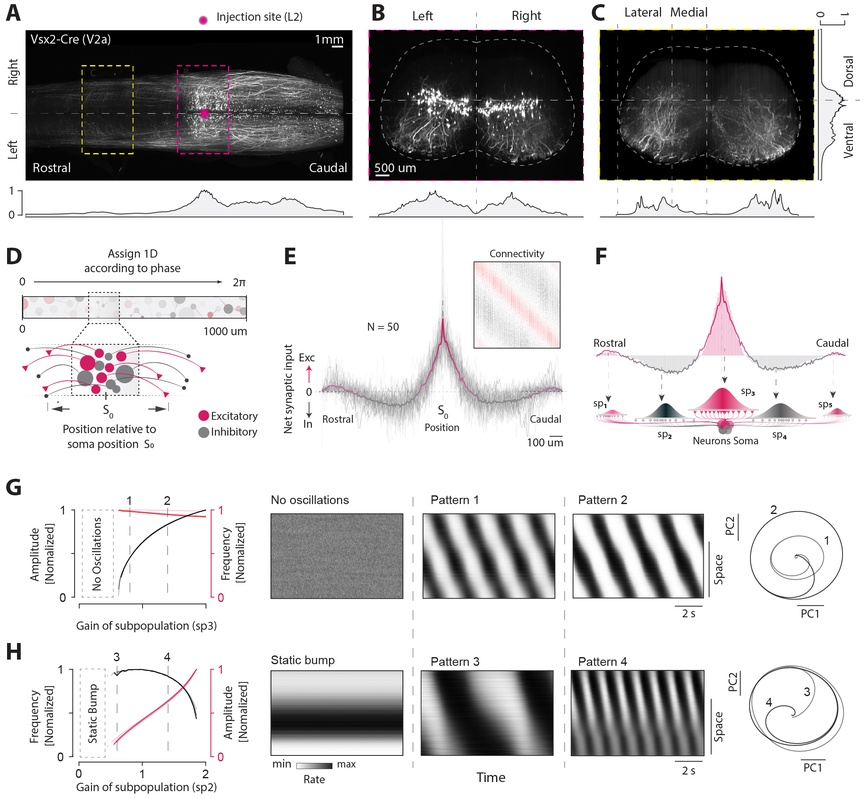
#> input picture komi_full_reproduction/figures/published_figures/published_figure1.jpeg, 867 x 799 px, shrunk from 2092 x 1926 before the run
$ python build_figure1_composite.py
#> lines starting #> are read from the running program, lines starting #| are printed output that depends on the picture
#!/usr/bin/env python3
"""
build_figure1_composite.py
Assembles Figure1.png composite preserving the published visual layout,
with an honest, subtle status footer:
- Panels 1A-1C: PUBLISHED REFERENCE (External microscopy, Hayashi et al., 2018)
- Panels 1D-1F: CONCEPTUAL SCHEMATICS (5-Lobe Kernel Organization)
- Panels 1G-1H: REFERENCE ONLY / AUTHOR CODE UNAVAILABLE (1D continuum model unreleased in BergLab/SpinalProjectome)
"""

import os
from PIL import Image, ImageDraw, ImageFont

def build_figure1():
    script_dir = os.path.dirname(os.path.abspath(__file__))
    root_dir = os.path.abspath(os.path.join(script_dir, '..'))
    pub_path = os.path.join(root_dir, 'figures', 'published_figures', 'published_figure1.jpeg')
    out_dir = os.path.join(root_dir, 'figures', 'main_figures')
    os.makedirs(out_dir, exist_ok=True)
    out_path = os.path.join(out_dir, 'Figure1.png')

    if not os.path.exists(pub_path):
        raise FileNotFoundError(f"Published reference missing: {pub_path}")

    pub_img = Image.open(pub_path)
#> pub_img is the input picture: PIL image 867x799 RGB; mean R, G, B 199.2, 198.2, 198.5
    w, h = pub_img.size
#> w = 867; h = 799

    # Subtle footer bar (36 px) preserving original paper layout
    footer_h = 36
    canvas = Image.new('RGB', (w, h + footer_h), color=(255, 255, 255))
#> canvas: PIL image 867x835 RGB; every value is 255
    canvas.paste(pub_img, (0, 0))
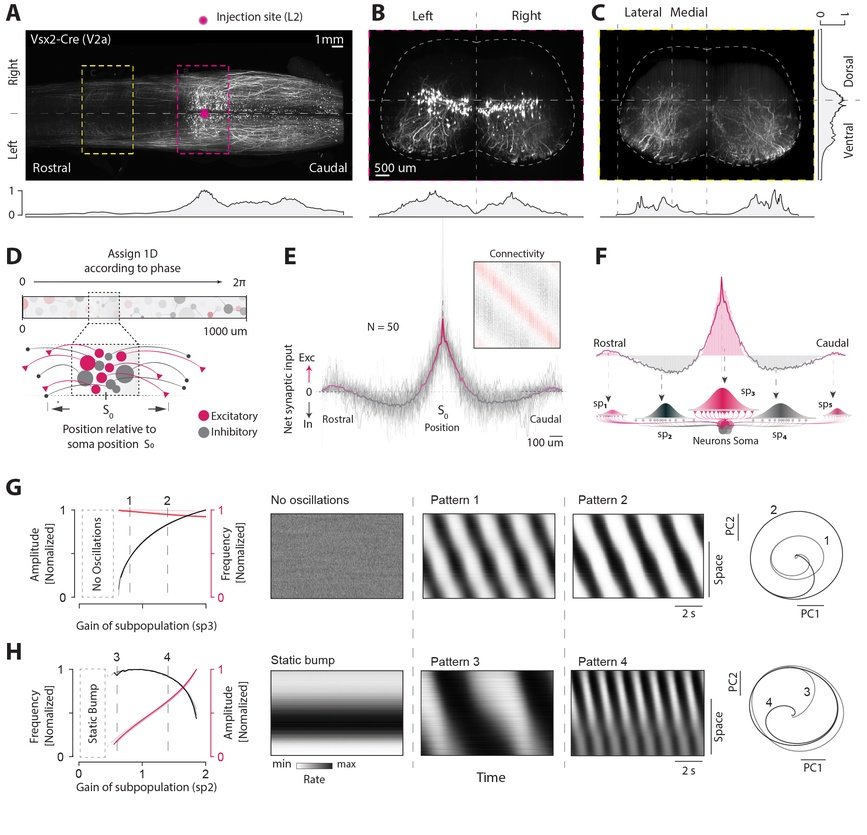
#> canvas: PIL image 867x835 RGB; mean R, G, B 201.6, 200.6, 200.9

    draw = ImageDraw.Draw(canvas)
    # Thin divider line
    draw.line([(0, h), (w, h)], fill='#CBD5E0', width=1)
    # Subtle footer background
    draw.rectangle([(0, h + 1), (w, h + footer_h)], fill='#F7FAFC')

    try:
        font_footer = ImageFont.truetype('arial.ttf', 16)
    except Exception:
        font_footer = ImageFont.load_default()

    footer_text = (
        "Figure 1 Provenance: 1A-1C: External Reference (Hayashi et al., 2018) | "
        "1D-1F: Conceptual Schematics | 1G-1H: Reference Only (1D Rate Model Unreleased in BergLab/SpinalProjectome)"
    )
    draw.text((20, h + 8), footer_text, fill='#4A5568', font=font_footer)

    canvas.save(out_path, quality=95)
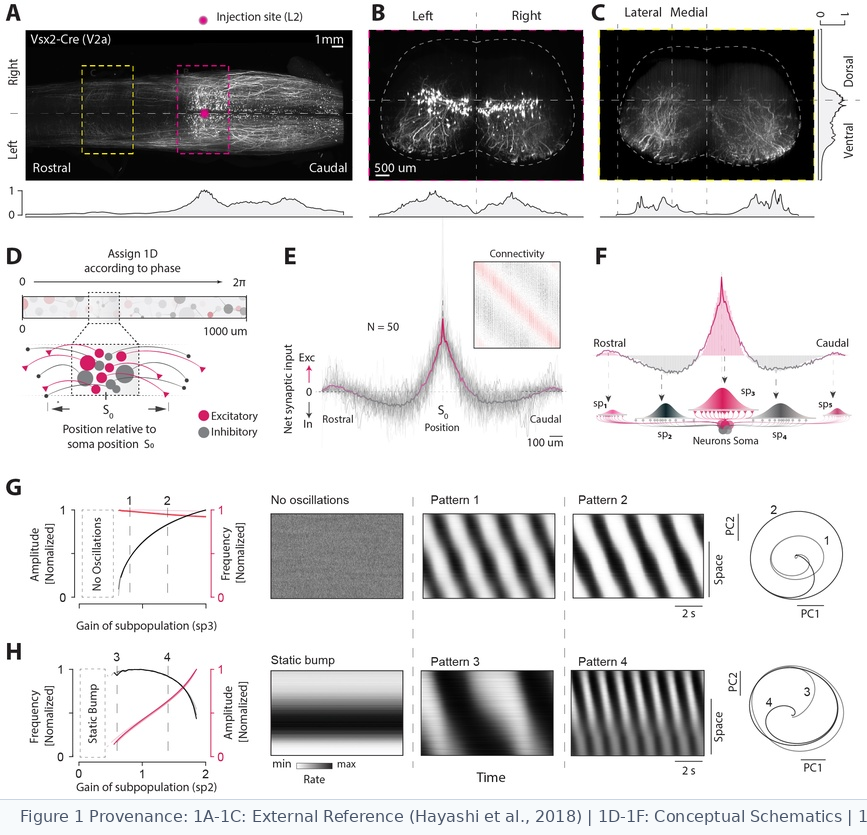
#> saved as Figure1.png: PIL image 867x835 RGB; mean R, G, B 200.7, 199.8, 200.3
    print(f"Successfully generated Figure 1 composite: {out_path} (Size: {canvas.size})")
#| Successfully generated Figure 1 composite: komi_full_reproduction/figures/main_figures/Figure1.png (Size: (867, 835))
    return out_path

if __name__ == '__main__':
    build_figure1()

$ run again, with komi_full_reproduction/figures/published_figures/published_figure2.jpeg copied over komi_full_reproduction/figures/published_figures/published_figure1.jpeg
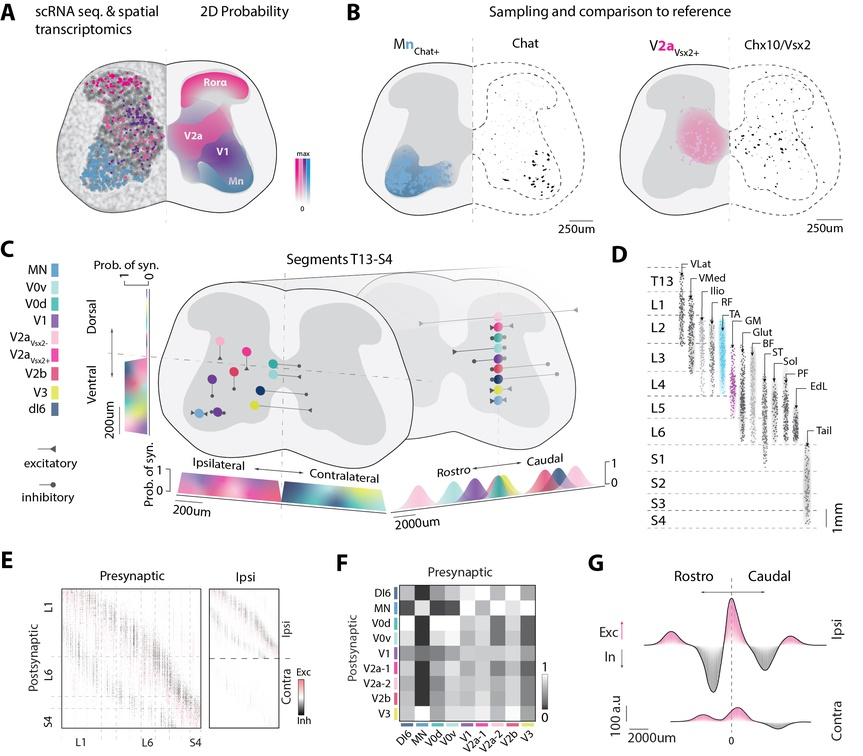
#> input picture komi_full_reproduction/figures/published_figures/published_figure2.jpeg, 863 x 756 px, shrunk from 2082 x 1823 before the run
#> in build_figure1, pub_img is the input picture: PIL image 863x756 RGB; mean R, G, B 237.8, 236.7, 238.4
#> in build_figure1, `canvas.paste(pub_img, (0, 0))`:
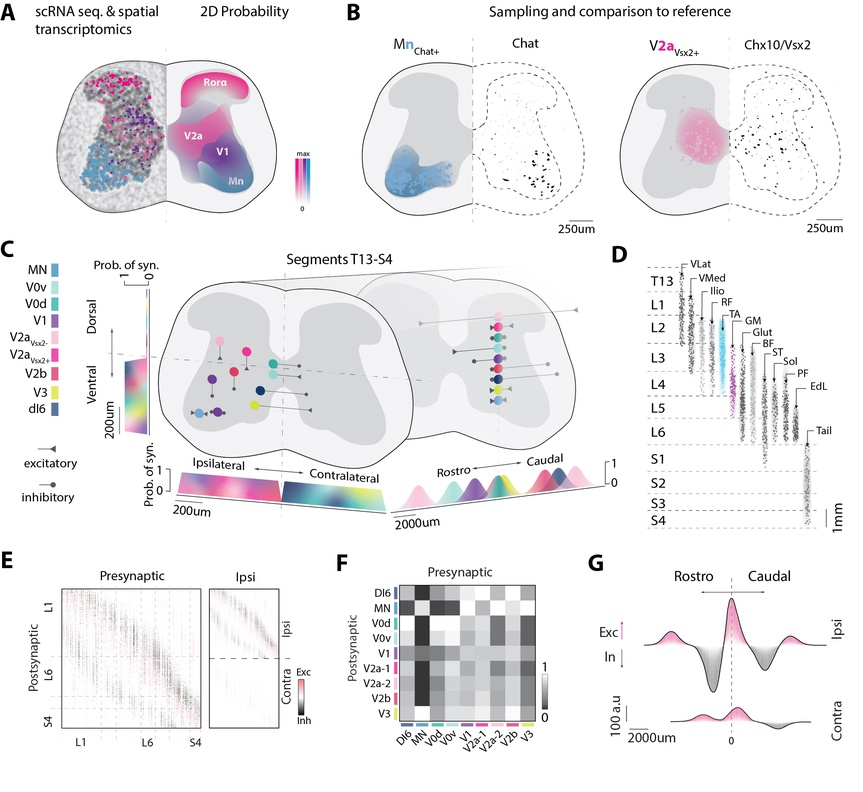
#> canvas: PIL image 863x792 RGB; mean R, G, B 238.6, 237.5, 239.1
#> in build_figure1, `canvas.save(out_path, quality=95)`:
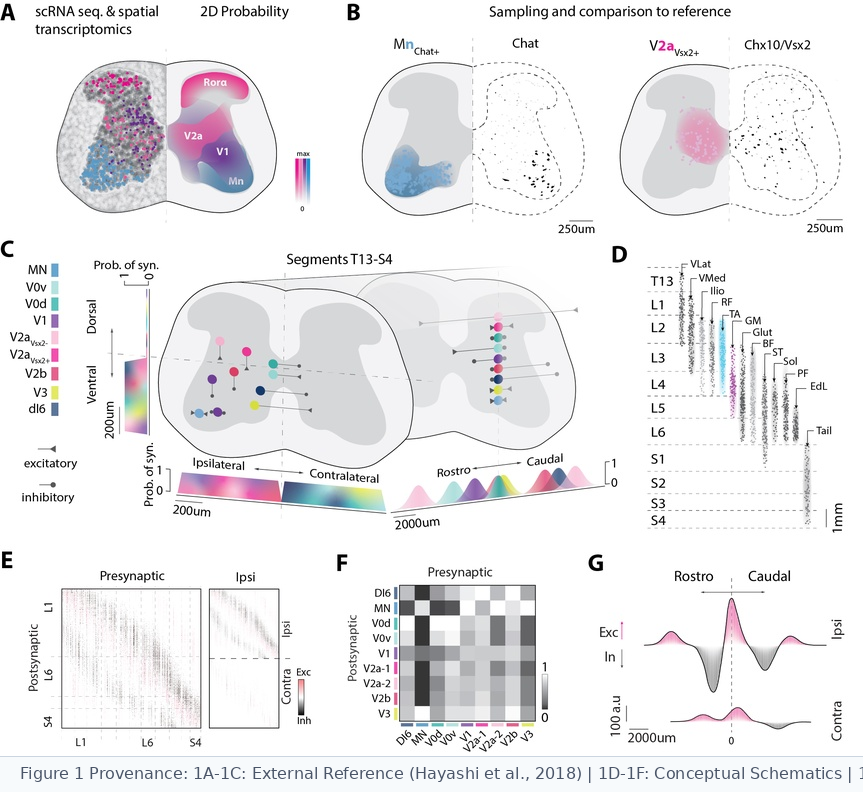
#> saved as Figure1.png: PIL image 863x792 RGB; mean R, G, B 237.6, 236.7, 238.5
#| Successfully generated Figure 1 composite: komi_full_reproduction/figures/main_figures/Figure1.png (Size: (863, 792))

$ run again, with komi_full_reproduction/figures/published_figures/published_figure3.jpeg copied over komi_full_reproduction/figures/published_figures/published_figure1.jpeg
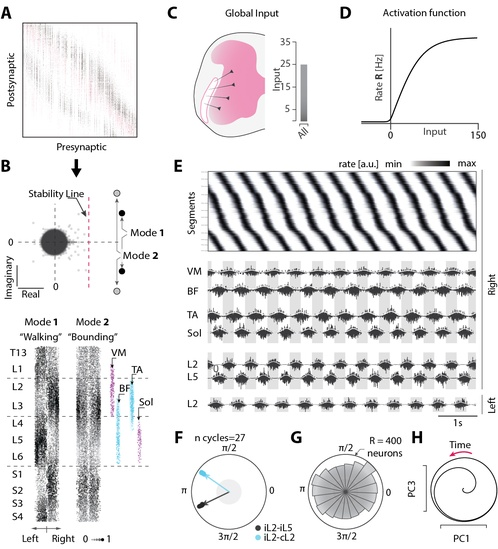
#> input picture komi_full_reproduction/figures/published_figures/published_figure3.jpeg, 498 x 549 px, shrunk from 1200 x 1323 before the run
#> in build_figure1, pub_img is the input picture: PIL image 498x549 RGB; mean R, G, B 229.9, 229, 229.9
#> in build_figure1, `canvas.paste(pub_img, (0, 0))`:
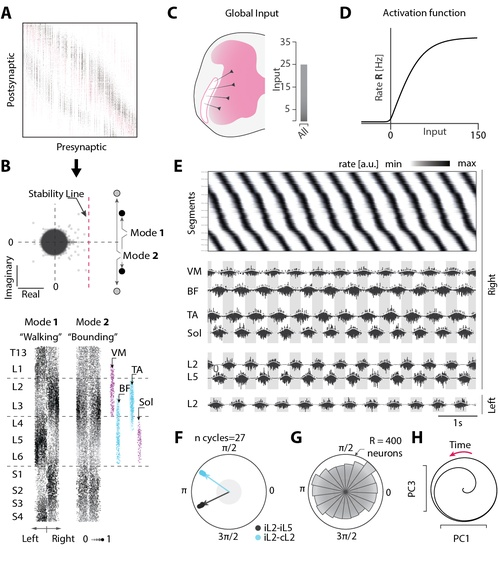
#> canvas: PIL image 498x585 RGB; mean R, G, B 231.5, 230.6, 231.4
#> in build_figure1, `canvas.save(out_path, quality=95)`:
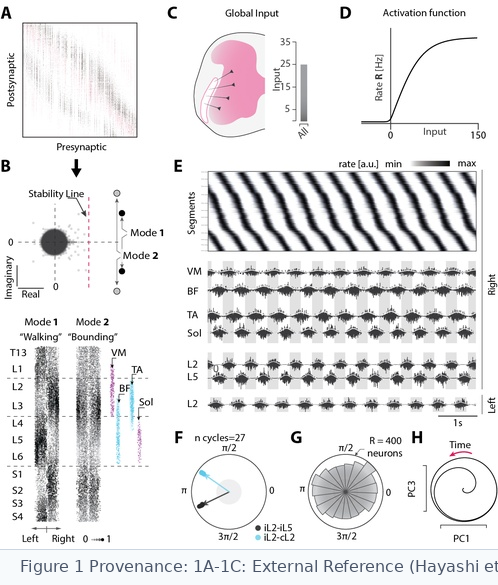
#> saved as Figure1.png: PIL image 498x585 RGB; mean R, G, B 230.1, 229.4, 230.5
#| Successfully generated Figure 1 composite: komi_full_reproduction/figures/main_figures/Figure1.png (Size: (498, 585))
